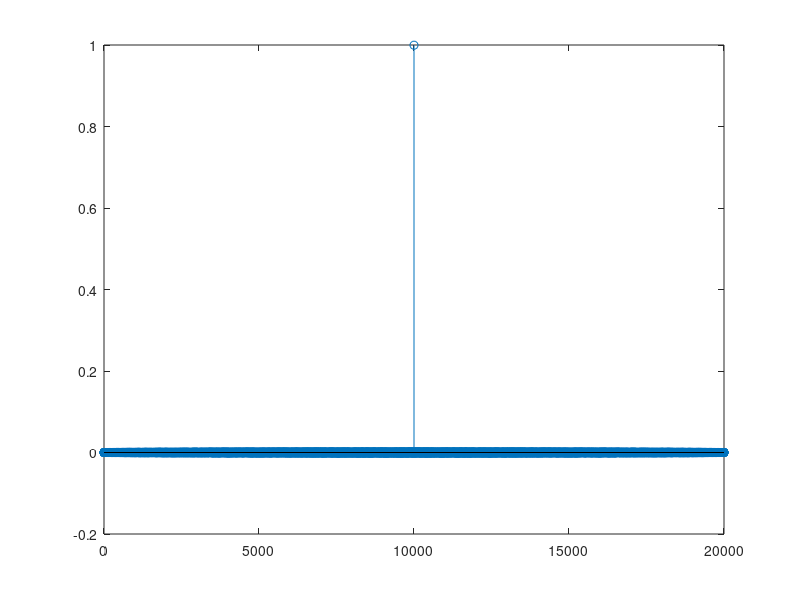

The MATLAB script that drew this image:
% time auto-correlation function is applied on a deterministic signal and
% gives another deterministic signal.

% If X[n, zeta] is a WSS random sequence, then E[Rhat[n, zeta]] = R[n].

clear;
close all;

N = 1e3; % number of realizations: how many times we excite the system with white noise and measure the output response
n = 1e4; % the length of each realization: number of samples in each realization

W = randn(N, n);
Rhat_mat = zeros(N, 2*n-1);

for i=1:N
    % for all available realizations of the random sequence, compute the
    % time auto-correlation function
    [Rhat_mat(i, :), lags] = xcorr(W(i, :), 'biased');
end

% compute the average of the ensemble inside the Rhat_mat to come up with a
% single waveform representing the 'average' waveform within the ensemble
r = mean(Rhat_mat); 
stem(r);

